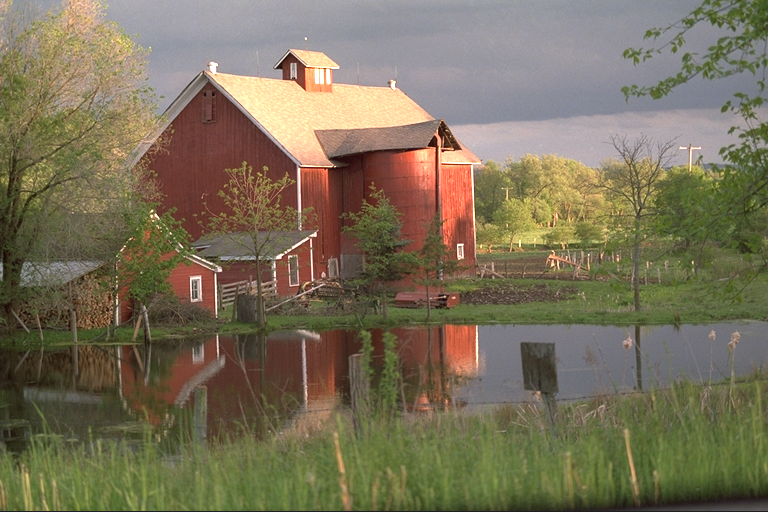
#> input picture Lab5/images/house1_col.png, 768 x 512 px
$ python script.py   (older library calls are emulated)
#> lines starting #> are read from the running program, lines starting #| are printed output that depends on the picture
import os
import sys
import time

import cv2
from cv2 import calcHist
import numpy as np
import matplotlib.pyplot as plt
from pyparsing import col

color_img = cv2.imread("./images/house1_col.png", cv2.IMREAD_UNCHANGED)
#> color_img is the input picture: shape (512, 768, 3); mean B, G, R 88.8, 112.5, 121.8
color_path = "./images/house1_col.png"
mono_img = cv2.imread("./images/house1_mono.png", cv2.IMREAD_UNCHANGED)
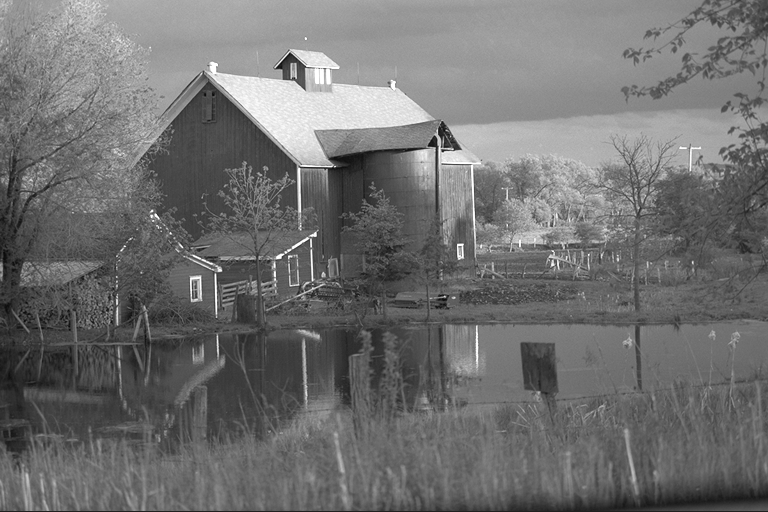
#> input picture Lab5/images/house1_mono.png, 768 x 512 px
#> mono_img is the input picture: shape (512, 768); min 10, max 255, mean 112
mono_path = "./images/house1_mono.png"


def bitratecalculate(image_path):
#> called with image_path = './images/house1_mono.png'
    bitrate = 8*os.stat(image_path).st_size/(mono_img.shape[0]*mono_img.shape[1])
#> bitrate = 5.17
    print(f"Bitrate: {bitrate:.4f}")
#| Bitrate: 5.1694
bitratecalculate(mono_path)


def enthropycalculate(hist):
    pdf = hist/hist.sum() ### normalizacja histogramu -> rozkład prawdopodobieństwa; UWAGA: niebezpieczeństwo '/0' dla 'zerowego' histogramu!!!
    # entropy = -(pdf*np.log2(pdf)).sum() ### zapis na tablicach, ale problem z '/0'
    entropy = -sum([x*np.log2(x) for x in pdf if x != 0])
    return entropy
hist_mono = cv2.calcHist([mono_img], [0], None, [256], [0, 256]).flatten()
#> hist_mono = 256 values, max 6607 at index 101, min 0 at index 0, mean 1536
entropy_mono = enthropycalculate(hist_mono)
#> in enthropycalculate, `pdf = hist/hist.sum() ### normalizacja histogramu -> rozkład prawdopod..`: pdf = 256 values, max 0.0168 at index 101, min 0 at index 0, mean 0.00391
#> in enthropycalculate, `entropy = -sum([x*np.log2(x) for x in pdf if x != 0])`: entropy = 7.19
#> entropy_mono = 7.19
print(f"Entropy: {entropy_mono:.4f}")
#| Entropy: 7.1887

def printi(img, img_title="image"):
    """ Pomocnicza funkcja do wypisania informacji o obrazie. """
    print(f"{img_title}, wymiary: {img.shape}, typ danych: {img.dtype}, wartości: {img.min()} - {img.max()}")


def cv_imshow(img, img_title="image"):
    """
    Funkcja do wyświetlania obrazu w wykorzystaniem okna OpenCV.
    Wykonywane jest przeskalowanie obrazu z rzeczywistymi lub 16-bitowymi całkowitoliczbowymi wartościami pikseli,
    żeby jedną funkcją wywietlać obrazy różnych typów.
    """
    # cv2.namedWindow(img_title, cv2.WINDOW_AUTOSIZE) # cv2.WINDOW_NORMAL

    if (img.dtype == np.float32) or (img.dtype == np.float64):
        img_ = img / 255
    elif img.dtype == np.int16:
        img_ = img*128
    else:
        img_ = img
    cv2.imshow(img_title, img_)
    cv2.waitKey(1)  ### oczekiwanie przez bardzo krótki czas - okno się wyświetli, ale program się nie zablokuje, tylko będzie kontynuowany

def hdiff():
    img_tmp1 = mono_img[:, 1:]
    img_tmp2 = mono_img[:, :-1]
    image_hdiff = cv2.addWeighted(img_tmp1, 1, img_tmp2, -1, 0, dtype=cv2.CV_16S)
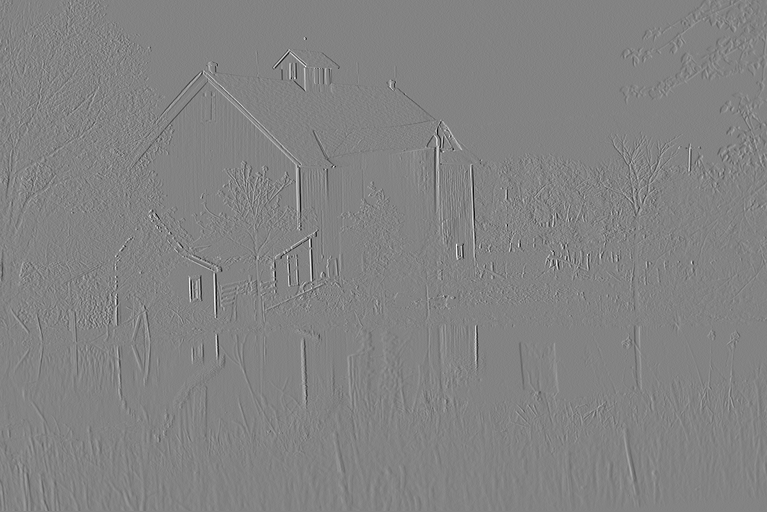
#> image_hdiff: shape (512, 767) int16; min -187, max 176, mean 0; drawn with min black and max white
    image_hdiff_0 = cv2.addWeighted(mono_img[:, 0], 1, 0, 0, -127, dtype=cv2.CV_16S) ### od 'zerowej' kolumny obrazu oryginalnego odejmowana stała wartość '127'
#> image_hdiff_0 = 512 values, max 64 at index 18, min -104 at index 220, mean -42.87
    image_hdiff = np.hstack((image_hdiff_0, image_hdiff)) ### połączenie tablic w kierunku poziomym, czyli 'kolumna za kolumną'
#> image_hdiff: shape (512, 768) int16
    printi(image_hdiff, "image_hdiff")
#| image_hdiff, wymiary: (512, 768), typ danych: int16, wartości: -187 - 176
    cv_imshow(image_hdiff, "image_hdiff")
    image_hdiff = cv2.calcHist([(image_hdiff + 255).astype(np.uint16)], [0], None, [511], [0, 511]).flatten()
#> image_hdiff = 511 values, max 37684 at index 255, min 0 at index 0, mean 769.5
    plt.plot(np.arange(0, 256), hist_mono, color="blue", label="obrazu wejściowy")
    plt.plot(np.arange(-255, 256), image_hdiff, color="red", label="obraz różnicowy")
    plt.legend()
    plt.gcf().set_dpi(150)
    plt.show()
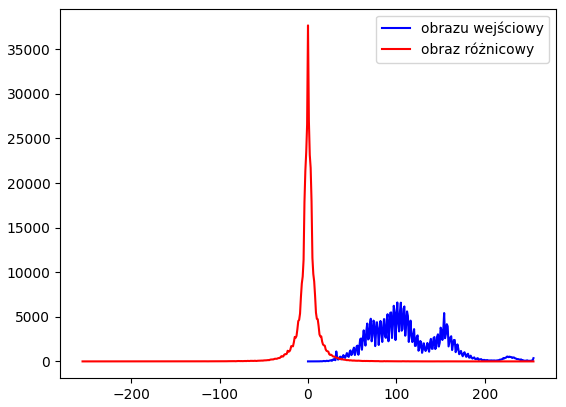
#> figure drawn by matplotlib, 1 panel; curve peaks at x = 101, y = 6607; curve peaks at x = 0, y = 37684
    entropy_hdiff = enthropycalculate(image_hdiff)
#> entropy_hdiff = 5.26
    print(f"Entropy: mono {entropy_mono:.4f} Entropy: hdiff {entropy_hdiff:.4f}")
#| Entropy: mono 7.1887 Entropy: hdiff 5.2565
hdiff()

def dwt(img):
    """
    Bardzo prosta i podstawowa implementacja, nie uwzględniająca efektywnych metod obliczania DWT
    i dopuszczająca pewne niedokładności.
    """
    maskL = np.array([0.02674875741080976, -0.01686411844287795, -0.07822326652898785, 0.2668641184428723,
        0.6029490182363579, 0.2668641184428723, -0.07822326652898785, -0.01686411844287795, 0.02674875741080976])
    maskH = np.array([0.09127176311424948, -0.05754352622849957, -0.5912717631142470, 1.115087052456994,
        -0.5912717631142470, -0.05754352622849957, 0.09127176311424948])

    ll = cv2.sepFilter2D(img,         -1, maskL, maskL)[::2, ::2]
    lh = cv2.sepFilter2D(img, cv2.CV_16S, maskL, maskH)[::2, ::2] ### ze względu na filtrację górnoprzepustową -> wartości ujemne, dlatego wynik 16-bitowy ze znakiem
    hl = cv2.sepFilter2D(img, cv2.CV_16S, maskH, maskL)[::2, ::2]
    hh = cv2.sepFilter2D(img, cv2.CV_16S, maskH, maskH)[::2, ::2]
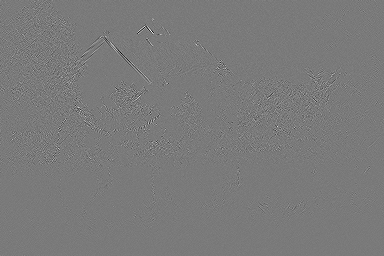
#> hh: shape (256, 384) int16; min -137, max 148, mean 0; drawn with min black and max white

    cv_imshow(ll, 'LL2')
    cv_imshow(cv2.multiply(hh, 2), 'HH2')
    cv_imshow(cv2.multiply(lh, 2), 'LH2')
    cv_imshow(cv2.multiply(hl, 2), 'HL2')

    hist_ll = cv2.calcHist([ll], [0], None, [256], [0, 256]).flatten()
#> hist_ll = 256 values, max 1298 at index 99, min 0 at index 0, mean 384
    hist_lh = cv2.calcHist([(lh+255).astype(np.uint16)], [0], None, [511], [0, 511]).flatten() ### zmiana zakresu wartości i typu danych ze względu na cv2.calcHist() (jak wcześniej przy obrazach różnicowych)
#> hist_lh = 511 values, max 12695 at index 255, min 0 at index 0, mean 192.4
    hist_hl = cv2.calcHist([(hl+255).astype(np.uint16)], [0], None, [511], [0, 511]).flatten()
#> hist_hl = 511 values, max 10786 at index 255, min 0 at index 0, mean 192.4
    hist_hh = cv2.calcHist([(hh+255).astype(np.uint16)], [0], None, [511], [0, 511]).flatten()
#> hist_hh = 511 values, max 9542 at index 255, min 0 at index 0, mean 192.4
    H_ll = enthropycalculate(hist_ll)
#> H_ll = 7.21
    H_lh = enthropycalculate(hist_lh)
#> H_lh = 4.62
    H_hl = enthropycalculate(hist_hl)
#> H_hl = 4.77
    H_hh = enthropycalculate(hist_hh)
#> H_hh = 4.77
    print(f"H(LL) = {H_ll:.4f} \nH(LH) = {H_lh:.4f} \nH(HL) = {H_hl:.4f} \nH(HH) = {H_hh:.4f} \nH_śr = {(H_ll+H_lh+H_hl+H_hh)/4:.4f}")
#| H(LL) = 7.2055
#| H(LH) = 4.6222
#| H(HL) = 4.7691
#| H(HH) = 4.7711
#| H_śr = 5.3420

    fig = plt.figure()
    fig.set_figheight(fig.get_figheight()*2) ### zwiększenie rozmiarów okna
    fig.set_figwidth(fig.get_figwidth()*2)
    plt.subplot(2, 2, 1)
    plt.plot(hist_ll, color="blue")
    plt.title("hist_ll")
    plt.xlim([0, 255])
    plt.subplot(2, 2, 3)
    plt.plot(np.arange(-255, 256, 1), hist_lh, color="red")
    plt.title("hist_lh")
    plt.xlim([-255, 255])
    plt.subplot(2, 2, 2)
    plt.plot(np.arange(-255, 256, 1), hist_hl, color="red")
    plt.title("hist_hl")
    plt.xlim([-255, 255])
    plt.subplot(2, 2, 4)
    plt.plot(np.arange(-255, 256, 1), hist_hh, color="red")
    plt.title("hist_hh")
    plt.xlim([-255, 255])
    plt.show()
#> figure, not shown here; panel 1: curve peaks at x = 99, y = 1298; panel 2: curve peaks at x = 0, y = 12695; panel 3: curve peaks at x = 0, y = 10786; panel 4: curve peaks at x = 0, y = 9542

dwt(mono_img)


def entrophycol(img):
    printi(img, "image_col")
#| image_col, wymiary: (512, 768, 3), typ danych: uint8, wartości: 1 - 255

    image_R = img[:, :, 2] ### cv2.imread() zwraca obrazy w formacie BGR
    image_G = img[:, :, 1]
    image_B = img[:, :, 0]
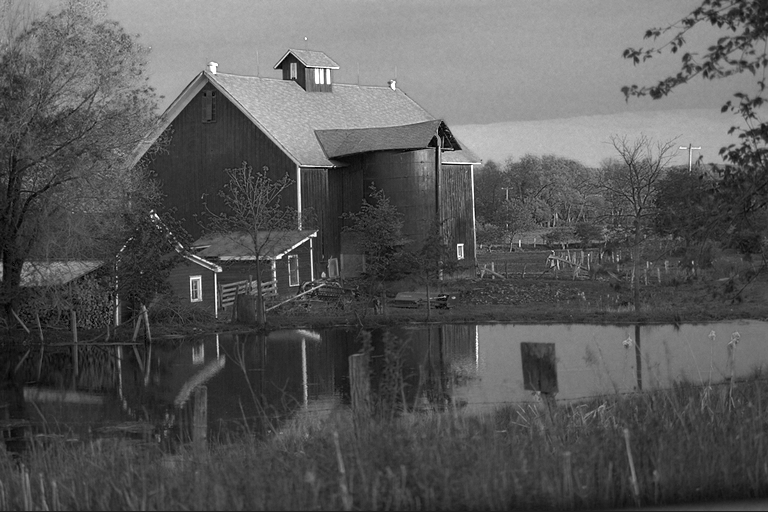
#> image_B: shape (512, 768); min 1, max 255, mean 88.8

    hist_R = cv2.calcHist([image_R], [0], None, [256], [0, 256]).flatten()
#> hist_R = 256 values, max 13302 at index 255, min 0 at index 0, mean 1536
    hist_G = cv2.calcHist([image_G], [0], None, [256], [0, 256]).flatten()
#> hist_G = 256 values, max 5392 at index 112, min 0 at index 0, mean 1536
    hist_B = cv2.calcHist([image_B], [0], None, [256], [0, 256]).flatten()
#> hist_B = 256 values, max 6253 at index 58, min 0 at index 0, mean 1536

    H_R = enthropycalculate(hist_R)
#> H_R = 7.14
    H_G = enthropycalculate(hist_G)
#> H_G = 7.28
    H_B = enthropycalculate(hist_B)
#> H_B = 7.13
    print(f"H(R) = {H_R:.4f} \nH(G) = {H_G:.4f} \nH(B) = {H_B:.4f} \nH_śr = {(H_R+H_G+H_B)/3:.4f}")
#| H(R) = 7.1427
#| H(G) = 7.2771
#| H(B) = 7.1341
#| H_śr = 7.1846

    cv2.imwrite(f'./images/image_R.png', image_R)
    cv2.imwrite(f'./images/image_G.png', image_G)
    cv2.imwrite(f'./images/image_B.png', image_B)

    plt.figure()
    plt.plot(hist_R, color="red")
    plt.plot(hist_G, color="green")
    plt.plot(hist_B, color="blue")
    plt.title("hist RGB")
    plt.xlim([0, 254])
    plt.gcf().set_dpi(200)
    plt.show()
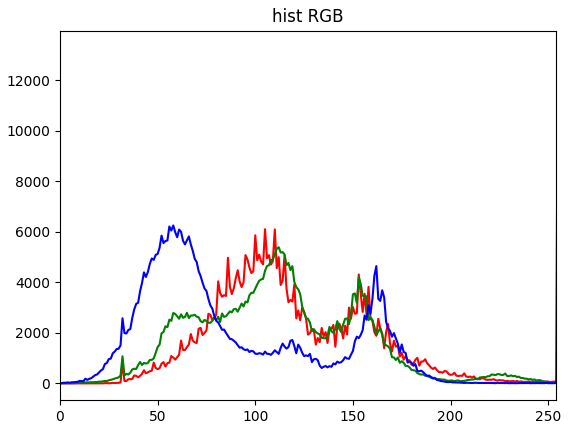
#> figure drawn by matplotlib, 1 panel; curve peaks at x = 255, y = 13302; curve peaks at x = 112, y = 5392; curve peaks at x = 58, y = 6253

def BGR2YUV(img):
    image_yuv = cv2.cvtColor(img, cv2.COLOR_BGR2YUV)
#> image_yuv: shape (512, 768, 3); mean of channels 0, 1, 2 112.6, 116.2, 136.1
    hist_Y = calcHist(image_yuv[...,0], [0], None, [256], [0, 256]).flatten()
#> hist_Y = 256 values, max 46 at index 171, min 0 at index 0, mean 3
    hist_U = calcHist(image_yuv[...,1], [0], None, [256], [0, 256]).flatten()
#> hist_U = 256 values, max 204 at index 131, min 0 at index 0, mean 3
    hist_V = calcHist(image_yuv[...,2], [0], None, [256], [0, 256]).flatten()
#> hist_V = 256 values, max 174 at index 128, min 0 at index 0, mean 3

    H_Y = enthropycalculate(hist_Y)
#> H_Y = 5.74
    H_U = enthropycalculate(hist_U)
#> H_U = 3.44
    H_V = enthropycalculate(hist_V)
#> H_V = 3.47
    print(f"H_Y = {H_Y:.4f} \nH_U = {H_U:.4f} \nH_V = {H_V:.4f} \nH_śr = {(H_Y+H_U+H_V)/3:.4f}")
#| H_Y = 5.7371
#| H_U = 3.4401
#| H_V = 3.4699
#| H_śr = 4.2157
    cv2.imwrite(f'./images/image_Y.png', image_yuv[...,0])
    cv2.imwrite(f'./images/image_U.png', image_yuv[...,1])
    cv2.imwrite(f'./images/image_V.png', image_yuv[...,2])
    plt.plot(hist_Y, color="yellow", label="Y")
    plt.plot(hist_U, color="cyan", label="U")
    plt.plot(hist_V, color="violet", label="V")
    plt.title("Histogram obrazu YUV")
    plt.xlim([0, 255])
    plt.legend()
    plt.gcf().set_dpi(200)
    plt.show()
#> figure, not shown here; curve peaks at x = 171, y = 46; curve peaks at x = 131, y = 204; curve peaks at x = 128, y = 174


entrophycol(color_img)
BGR2YUV(color_img)

def calc_mse_psnr(img1, img2):
    """ Funkcja obliczająca MSE i PSNR dla różnicy podanych obrazów, zakładana wartość pikseli z przedziału [0, 255]. """

    imax = 255.**2 ### maksymalna wartość sygnału -> 255
    """
    W różnicy obrazów istotne są wartości ujemne, dlatego img1 konwertowany jest do typu np.float64 (liczby rzeczywiste)
    aby nie ograniczać wyniku do przedziału [0, 255].
    """
    mse = ((img1.astype(np.float64)-img2)**2).sum()/img1.size ###img1.size - liczba elementów w img1, ==img1.shape[0]*img1.shape[1] dla obrazów mono, ==img1.shape[0]*img1.shape[1]*img1.shape[2] dla obrazów barwnych
    psnr = 10.0*np.log10(imax/mse)
    return (mse, psnr)


image = cv2.imread(color_path, cv2.IMREAD_UNCHANGED)
xx = [] ### tablica na wartości osi X -> bitrate
ym = [] ### tablica na wartości osi Y dla MSE
yp = [] ### tablica na wartości osi Y dla PSNR
Quality = [x for x in range(5, 86, 5)]

for quality in Quality: ### wartości dla parametru 'quality' należałoby dobrać tak, aby uzyskać 'gładkie' wykresy...
    out_file_name = f"./images/out_image_q{quality:03d}.jpg"
    """ Zapis do pliku w formacie .jpg z ustaloną 'jakością' """
    cv2.imwrite(out_file_name, image, (cv2.IMWRITE_JPEG_QUALITY, quality))
    """ Odczyt skompresowanego obrazu, policzenie bitrate'u i PSNR """
    image_compressed = cv2.imread(out_file_name, cv2.IMREAD_UNCHANGED)
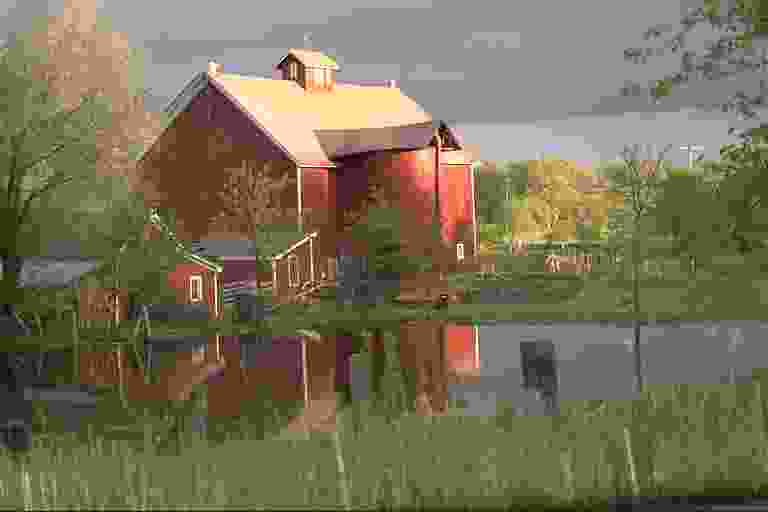
#> image_compressed: shape (512, 768, 3); mean B, G, R 86.5, 113, 120.3
    bitrate = 8*os.stat(out_file_name).st_size/(image.shape[0]*image.shape[1]) ### image.shape == image_compressed.shape
#> bitrate = 0.194
    mse, psnr = calc_mse_psnr(image, image_compressed)
#> in calc_mse_psnr, `mse = ((img1.astype(np.float64)-img2)**2).sum()/img1.size`: mse = 242.7
#> in calc_mse_psnr, `psnr = 10.0*np.log10(imax/mse)`: psnr = 24.28
#> mse = 242.7; psnr = 24.28
#> (the run stopped early here; a loop or call above may not have finished)
